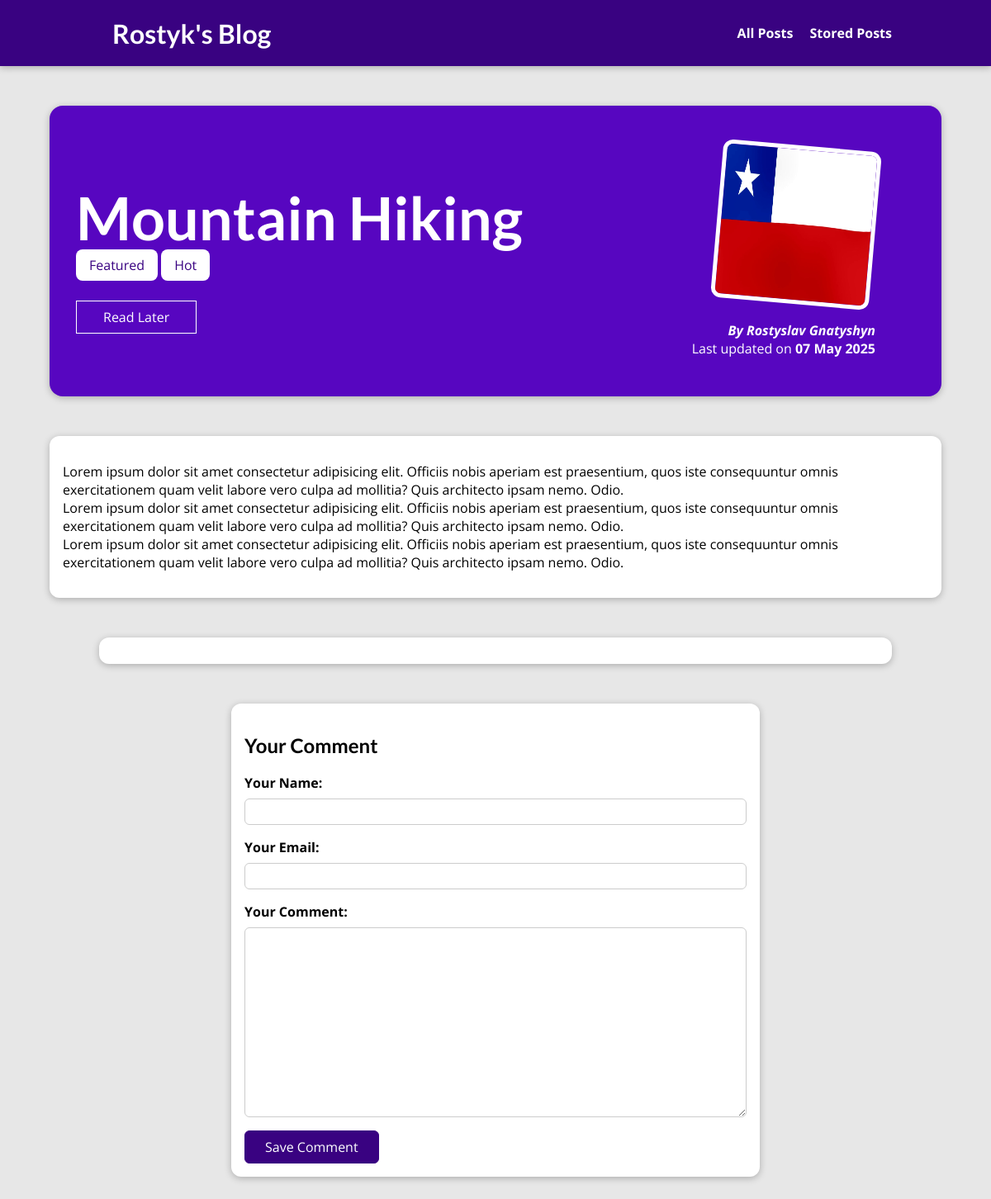
The app's page /posts/mountain-hiking with its own data.
### blog/models.py (models this page shows, shortened)
class Post(models.Model):
    title = models.CharField(max_length=150)
    excerpt = models.CharField(max_length=200)
    image = models.ImageField(upload_to="posts", null=True)
    date = models.DateField(auto_now=True)
    slug = models.SlugField(default="", blank=True, null=False, db_index=True, unique=True)
    content = models.TextField(validators=[MinLengthValidator(10)])
    author = models.ForeignKey(Author, on_delete=models.SET_NULL, null=True, related_name="posts")
    tags = models.ManyToManyField(Tag)

class Tag(models.Model):
    caption = models.CharField(max_length=20)

class Author(models.Model):
    first_name = models.CharField(max_length=100)
    last_name = models.CharField(max_length=100)
    email_address = models.EmailField()
    def full_name(self):
        return f"{self.first_name} {self.last_name}"
    def __str__(self):
        return self.full_name()

### blog/views.py (the view, shortened to what this page needs)
# urls.py: path("posts/<slug:slug>", views.SinglePostView.as_view(), name="post-detail-page"),
class SinglePostView(View):
    def is_stored_post(self, request, post_id):
        stored_posts = request.session.get("stored_posts")
        if stored_posts is not None:
            is_saved_for_later = post_id in stored_posts
        else:
            is_saved_for_later = False
        return is_saved_for_later
    def get(self, request, slug):
        post = Post.objects.get(slug=slug)
        context = {
            "post": post,
            "post_tags": post.tags.all(),
            "comment_form": CommentForm(),
            "comments": post.comments.all().order_by("-id"),
            "saved_for_later": self.is_stored_post(request, post.id)
        }
        return render(request, "blog/post-detail.html", context)

### blog/forms.py
class CommentForm(forms.ModelForm):
    class Meta:
        model = Comment
        exclude = ["post"]
        labels = {
            "user_name": "Your Name",
            "user_email": "Your Email",
            "text": "Your Comment"
        }

### blog/templates/blog/post-detail.html (shortened to what this page needs)
{% extends "base.html" %}
{% load static %}
{% block css_files %}
    <link rel="stylesheet" href="{% static 'blog/post-detail.css'%}">
{% endblock %}
{% block content %}
    <section id="summary">
        <h2>{{ post.title }}</h2>
        <div>{% for tag in post_tags %}
                <span class="tag">{{ tag.caption }}</span>
             {% endfor %}
        </div>
        <div id="read-later">
            <form action="{% url 'read-later' %}" method="POST">
                <button>
                    {% if saved_for_later %}
                        Remove from "Read Later" list
                    {% else%}
                        Read Later
                    {% endif %}
                </button>
            </form>
        </div>
        <article>
            <img src="{{ post.image.url }}" alt="Post Title">
            <address> By <a href="mailto:{{ post.author.email_address }}">{{post.author }}</a></address>
            <div>
                Last updated on <time>{{post.date|date:"d M Y"}}</time>
            </div>
        </article>
    </section>
    <main>
        {{ post.content|linebreaks }}
    </main>
    <section id="comments">
    </section>
    <section id="comment-form">
        <h2> Your Comment</h2>
        <form action="{% url 'post-detail-page' post.slug %}" method="POST">
            {% for form_field in comment_form %}
            <div class="form-control {% if form_field.errors %}invalid{% endif%}">
                {{ form_field.label_tag }}
                {{ form_field }}
            </div>
            {% endfor %}
            <button>Save Comment</button>
        </form>
    </section>
{% endblock %}

### templates/base.html (shortened to what this page needs)
{% load static %}
<!DOCTYPE html>
<html lang="en">
<head>
    <link rel="stylesheet" href="{% static 'app.css' %}">
    {% block css_files %}{% endblock %}
</head>
<body>
    <header id="main-navigation">
        <h1><a href="{% url 'starting-page' %}">Rostyk's Blog</a></h1>
        <nav>
            <a href="{% url 'posts-page' %}">All Posts</a>
            <a href="{% url 'read-later' %}">Stored Posts</a>
        </nav>
    </header>
  {% block content%}
  {% endblock %}
</body>
</html>

### static/app.css (style rules this page uses)
* { box-sizing: border-box; }
html { font-family: 'Open Sans', 'Lato', sans-serif; }
body { margin: 0; }
h1, h2, h3 { font-family: 'Lato', sans-serif; font-weight: bold; }
#main-navigation { width: 100%; height: 5rem; display: flex; justify-content: space-between; align-items: center; padding: 0 10%; position: absolute; top: 0; left: 0; }
#main-navigation a { text-decoration: none; color: white; font-weight: bold; margin-left: 1rem; }

### blog/static/blog/post-detail.css (style rules this page uses)
body { background-color: #e7e7e7; }
#main-navigation { background-color: #390281; box-shadow: 0 2px 8px rgba(0, 0, 0, 0.25); }
#summary { margin: 8rem auto 3rem auto; padding: 2rem; width: 90%; max-width: 90rem; border-radius: 16px; background-color: #5706c0; position: relative; box-shadow: 0 2px 8px rgba(0, 0, 0, 0.25); height: 22rem; }
#summary h2 { color: white; font-size: 4.5rem; margin-bottom: 0.25rem; }
#summary article { position: absolute; top: 2rem; right: 3rem; padding: 1rem 2rem; border-radius: 12px; text-align: right; color: white; }
#summary article img { width: 12rem; height: 12rem; border-radius: 12px; transform: rotateZ(5deg); border: 5px solid white; margin-bottom: 1rem; }
#summary address { font-weight: bold; }
#summary a { color: white; text-decoration: none; }
#summary time { font-weight: bold; }
#read-later { margin: 2rem 0; }
#read-later button { background-color: transparent; border: 1px solid white; padding: 0.5rem 2rem; font: inherit; color: white; cursor: pointer; }
main { width: 90%; max-width: 90rem; margin: 3rem auto; background-color: white; padding: 1rem; border-radius: 12px; box-shadow: 0 2px 8px rgba(0, 0, 0, 0.25); }
.tag { background-color: white; color: #390281; padding: 0.5rem 1rem; border-radius: 8px; }
#comment-form { margin: 3rem auto; width: 90%; max-width: 40rem; border-radius: 12px; background-color: white; box-shadow: 0 2px 8px rgba(0, 0, 0, 0.25); padding: 1rem; }
#comment-form button { font: inherit; background-color: #390281; color: white; border: 1px solid #390281; padding: 0.5rem 1.5rem; border-radius: 6px; cursor: pointer; }
.form-control { margin-bottom: 1rem; }
.form-control label { font-weight: bold; margin-bottom: 0.5rem; display: block; }
.form-control input, .form-control textarea { display: block; width: 100%; font: inherit; padding: 0.25rem; border-radius: 6px; border: 1px solid #ccc; }
#comments { margin: 3rem auto; width: 90%; max-width: 60rem; border-radius: 12px; background-color: white; box-shadow: 0 2px 8px rgba(0, 0, 0, 0.25); padding: 1rem 2rem; }

### records on screen
Post: title "Mountain Hiking", image (picture), author "Rostyslav Gnatyshyn", date "07 May 2025", content "Lorem ipsum dolor sit amet consectetur adipisicing elit. Officiis nobis aperiam est praesentium, quos iste consequuntur omnis exercitationem quam velit labore vero culpa ad mollitia? Quis architecto ipsam nemo. Odio. Lorem ipsum dolor sit amet consectetur adipisicing elit. Officiis nobis aperiam est praesentium, quos iste consequuntur omnis exercitationem quam velit labore vero culpa ad mollitia? Quis architecto ipsam nemo. Odio. Lorem ipsum dolor sit amet consectetur adipisicing elit. Officiis nobis aperiam est praesentium, quos iste consequuntur omnis exercitationem quam velit labore vero culpa ad mollitia? Quis architecto ipsam nemo. Odio."
Tag: caption "Featured"
Tag: caption "Hot"
